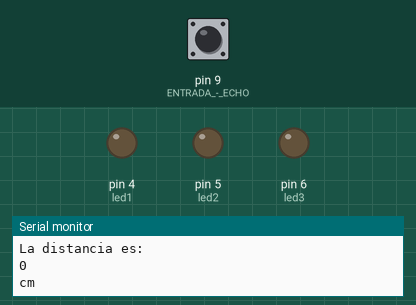
Recording of a sketch running on a simulated Arduino Uno, built with avr-gcc and run on an emulated ATmega328P. Parts: output pins drawn as LEDs (lit = HIGH), the last lines printed to the serial monitor. The inputs (shaded band) are chosen by the test bench; at power-on: pin 9 (ENTRADA_-_ECHO) LOW. Pins used as bus, display or sensor lines are not drawn.

Above: at 1.2 s.
1.3 s: pin 9 (ENTRADA_-_ECHO) pulsed HIGH 2 times (0.12 s each, 0.3 s apart)
At 2.32 s:
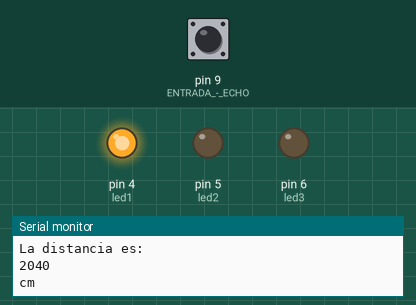
At 2.72 s:
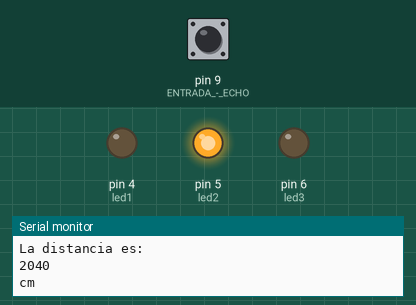
Timing chart, 0 to 4.7 s (numbered marks = the images above; inputs shaded):
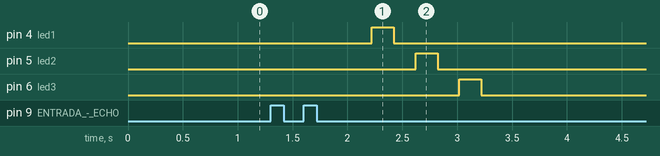

Measured:
- after the input at 1.3 s, pin 4 (led1): LOW → HIGH after 0.92 s, → LOW 0.20 s later; pin 5 (led2): LOW → HIGH after 1.3 s, → LOW 0.20 s later; pin 6 (led3): LOW → HIGH after 1.7 s, → LOW 0.20 s later

The sketch:

Ej1_.ino
```cpp
long distancia;//longitud de distancia
long tiempo;

int led1=4;
int led2=5;
int led3=6;
int dely=200;
void setup() {
 Serial.begin(9600);
 pinMode(10, OUTPUT); //SALIDA - TRIG
 pinMode(9, INPUT); // ENTRADA - ECHO
 pinMode(6,OUTPUT);
 pinMode(5,OUTPUT);
 pinMode(4,OUTPUT);
}

void loop() {


  //TRIG
  digitalWrite(10, LOW);//recibir del pulso del trig
  delayMicroseconds(5);
  digitalWrite(10, HIGH);//envio del pulso del trig
  delayMicroseconds(10);


  //ECHO
  tiempo=pulseIn(9, HIGH); //FORMULA PA MEDIR EL PULSO - ENTRADA
  distancia=long(0.017*tiempo);//FORMULA DISTANCIA


    //IMPRIMIR
  Serial.println("La distancia es: ");
  Serial.println(distancia);
  Serial.println("cm");
  delay(500);


 if(distancia>25){
      digitalWrite(led1,HIGH);
      delay(dely);
      digitalWrite(led1,LOW);
      delay(dely);

      digitalWrite(led2,HIGH);
      delay(dely);
      digitalWrite(led2,LOW);
      delay(dely);

      digitalWrite(led3,HIGH);
      delay(dely);
      digitalWrite(led3,LOW);
      delay(dely);
  }else{
    digitalWrite(8,LOW);
    digitalWrite(8,LOW);
    digitalWrite(8,LOW);

    }


}
```
